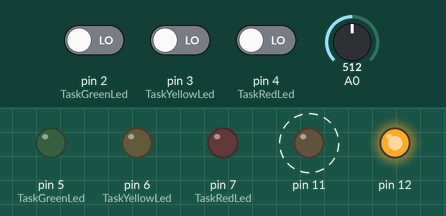
Simulated run of this sketch. Board: Arduino Uno, built with avr-gcc and run on an emulated ATmega328P. Parts: output pins drawn as LEDs (lit = HIGH). Dashed ring = blinking. The test bench sets the inputs (shaded band); at power-on: pin 2 (TaskGreenLed) LOW, pin 3 (TaskYellowLed) LOW, pin 4 (TaskRedLed) LOW, A0 = 512. What the sketch prints to the serial monitor is not drawn.

Above: at 1.2 s.
1.3 s: pin 2 (TaskGreenLed) driven HIGH
At 2.7 s:
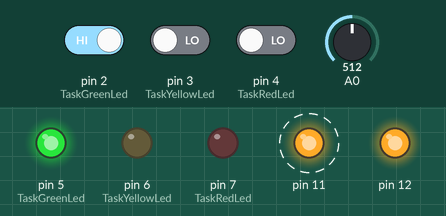
4.3 s: pin 3 (TaskYellowLed) driven HIGH
At 6.7 s:
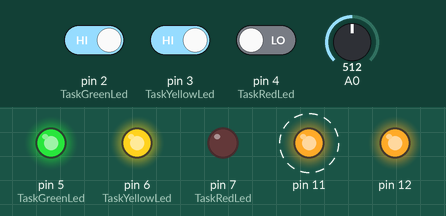
7.3 s: pin 4 (TaskRedLed) driven HIGH
At 8.2 s:
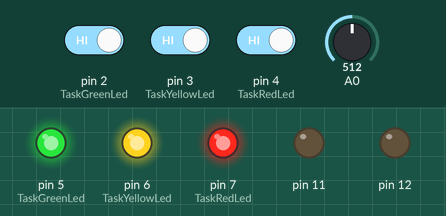
8.8 s: pin 2 (TaskGreenLed) driven LOW
At 10.0 s:
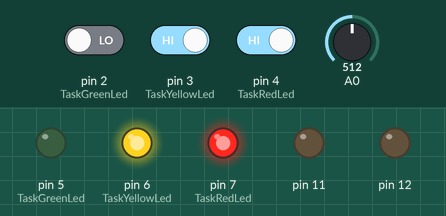
10.3 s: pin 4 (TaskRedLed) driven LOW
At 11.3 s:
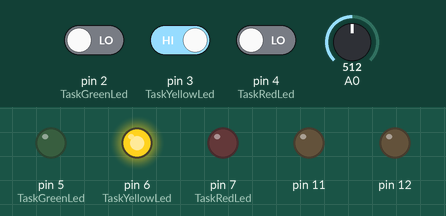
13.3 s: pin 3 (TaskYellowLed) driven LOW
At 16.2 s:
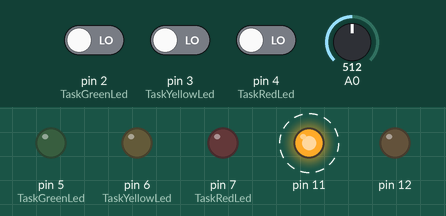
Timing chart, 0 to 17.3 s (numbered marks = the images above; inputs shaded):
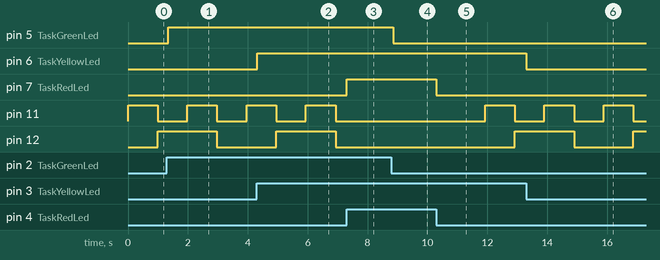

The sketch:

Cod_SO_Final.ino
```cpp
#include <Arduino_FreeRTOS.h>


void TaskCounter( void *pvParameters );
void TaskAnalogRead( void *pvParameters );
void TaskRedLed( void *pvParameters );
void TaskYellowLed( void *pvParameters );
void TaskGreenLed( void *pvParameters );

void setup()
{
  xTaskCreate(TaskCounter, (const portCHAR *)"Counter", 128, NULL,  1,  NULL ); //TAREFA 1
  xTaskCreate(TaskAnalogRead, (const portCHAR *) "AnalogRead", 128, NULL, 1, NULL );//TAREFA 2
  xTaskCreate(TaskRedLed, (const portCHAR *) "red", 128, NULL, 6, NULL ); //TAREFA 3
  xTaskCreate(TaskYellowLed, (const portCHAR *) "yellow", 128, NULL, 5, NULL ); //TAREFA 4
  xTaskCreate(TaskGreenLed, (const portCHAR *) "green", 128, NULL, 4, NULL ); //TAREFA 5


  while (!Serial) {
    ;
  }
}

void loop()
{}

void TaskCounter(void *pvParameters)
{
  (void) pvParameters;
  pinMode(11, OUTPUT);
  pinMode(12, OUTPUT);
  digitalWrite(2, LOW);
  digitalWrite(4, LOW);
  unsigned int counter = 0;
  for (;;)
  {
    Serial.println("aqui");
    if(counter == 3)
    {
      counter = 0;
      digitalWrite(11, LOW);
      digitalWrite(12, LOW);
      vTaskDelay( 1000 / portTICK_PERIOD_MS );
    }

    digitalWrite(11, HIGH);
    digitalWrite(12, LOW);
    counter++;
    vTaskDelay( 1000 / portTICK_PERIOD_MS );
    digitalWrite(11, LOW);
    digitalWrite(12, HIGH);
    counter++;
    vTaskDelay( 1000 / portTICK_PERIOD_MS );
    digitalWrite(11, HIGH);
    digitalWrite(12, HIGH);
    counter++;
    vTaskDelay( 1000 / portTICK_PERIOD_MS );
  }
  vTaskDelete(NULL);
}

void TaskAnalogRead(void *pvParameters)
{
  (void) pvParameters;
  Serial.begin(9600);

  for (;;)
  {
    int sensorValue = analogRead(A0);
    Serial.println(sensorValue);
    vTaskDelay(1);  //equivalent a 1 ms
  }
  vTaskDelete(NULL);
}

void TaskGreenLed(void *pvParameters)
{
  (void) pvParameters;
  pinMode(2, INPUT);
  pinMode(5, OUTPUT);


  for (;;)
  {
    if(digitalRead(2) == HIGH)
      digitalWrite(5, HIGH);
    else
      digitalWrite(5, LOW);
    vTaskDelay( 100 / portTICK_PERIOD_MS);
  }
  vTaskDelete(NULL);
}


void TaskYellowLed(void *pvParameters)
{
  (void) pvParameters;
  pinMode(3, INPUT);
  pinMode(6, OUTPUT);


  for (;;)
  {
    if(digitalRead(3) == HIGH)
      digitalWrite(6, HIGH);
    else
      digitalWrite(6, LOW);
    vTaskDelay(1);
  }
  vTaskDelete(NULL);
}


void TaskRedLed(void *pvParameters)
{
  (void) pvParameters;
  pinMode(4, INPUT);
  pinMode(7, OUTPUT);


  for (;;)
  {
    if(digitalRead(4) == HIGH)
      digitalWrite(7, HIGH);
    else
      digitalWrite(7, LOW);
    vTaskDelay(1);
    while(digitalRead(4) == HIGH)
    {
      digitalWrite(7, HIGH);
      digitalWrite(11, LOW);
      digitalWrite(12, LOW);
    }
  }
  vTaskDelete(NULL);

}
```

Measured:
- after the input at 1.3 s, pin 5 (TaskGreenLed): LOW → HIGH after 0.05 s
- after the input at 4.3 s, pin 6 (TaskYellowLed): LOW → HIGH at once
- after the input at 7.3 s, pin 7 (TaskRedLed): LOW → HIGH at once; pin 11: stays LOW (without the input it goes to HIGH after 0.62 s)
- after the input at 8.8 s, pin 5 (TaskGreenLed): HIGH → LOW after 0.07 s
- after the input at 10.3 s, pin 7 (TaskRedLed): HIGH → LOW at once; pin 11: LOW → HIGH after 1.6 s, → LOW 0.99 s later; pin 12: LOW → HIGH after 2.6 s
- after the input at 13.3 s, pin 6 (TaskYellowLed): HIGH → LOW at once
